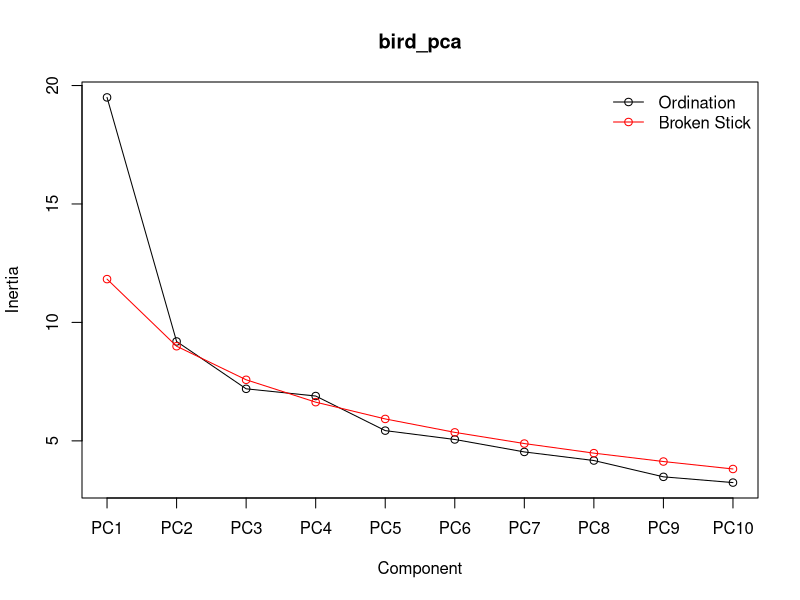
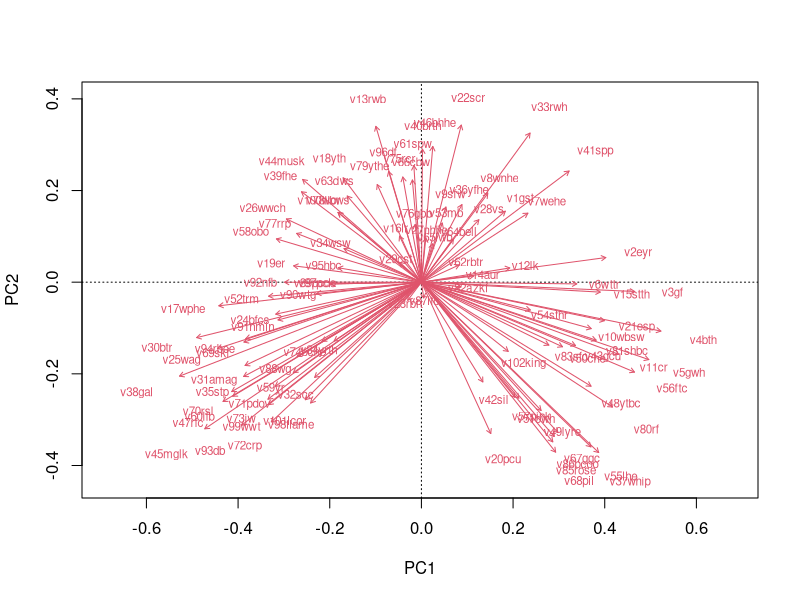
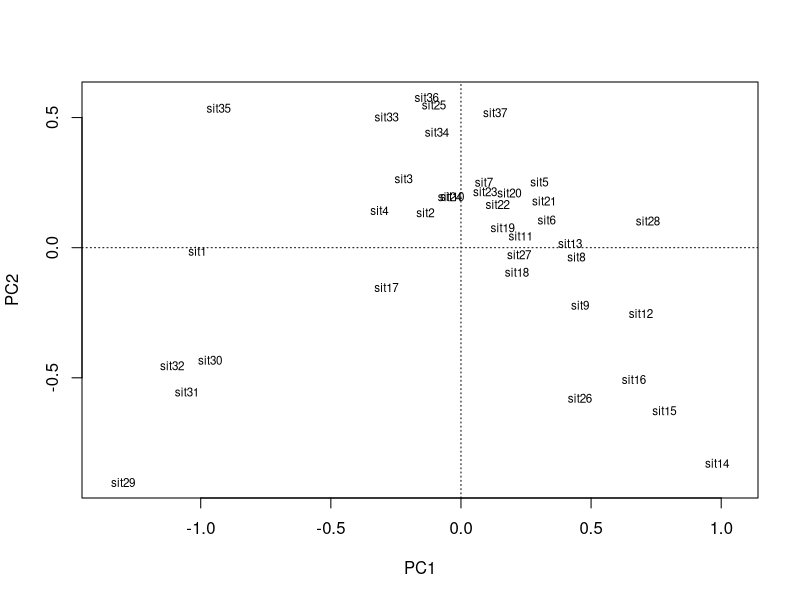
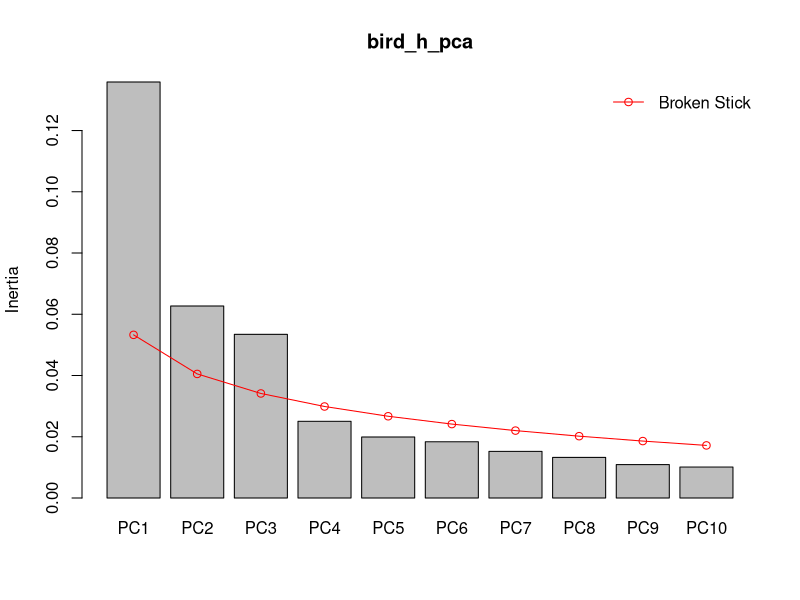
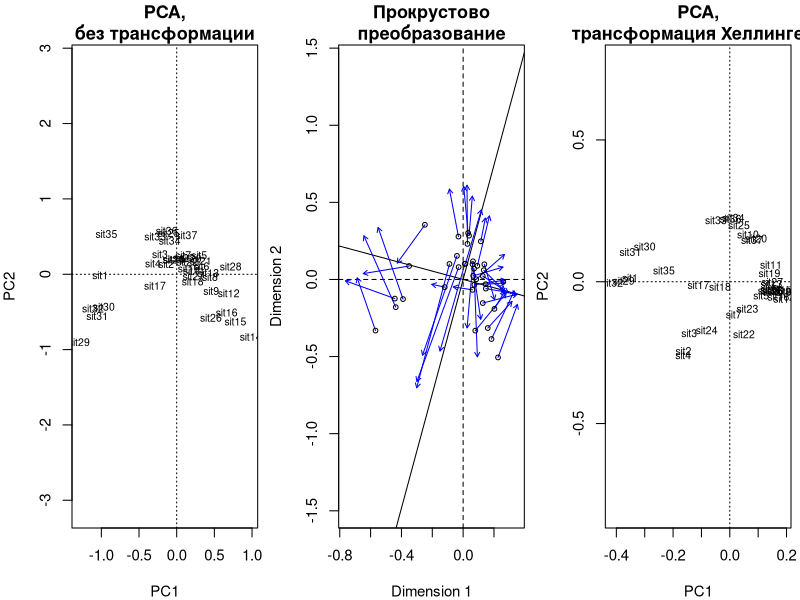
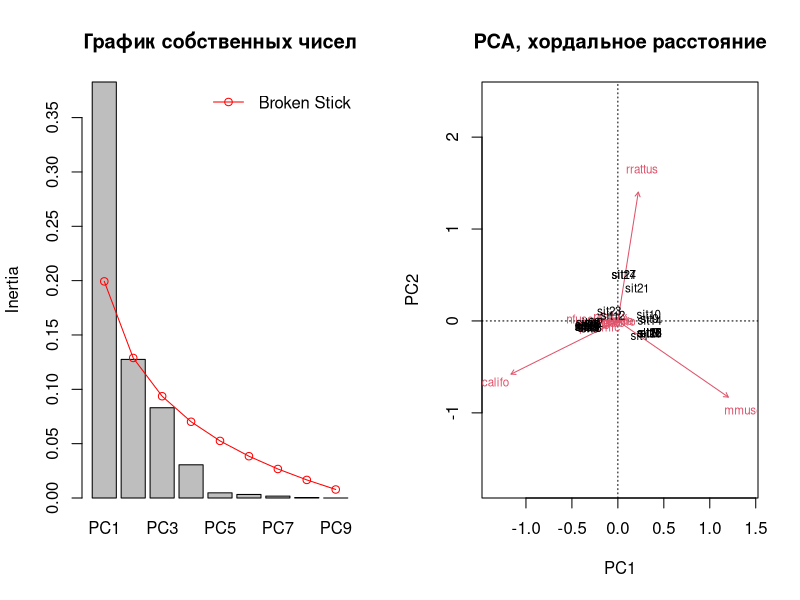
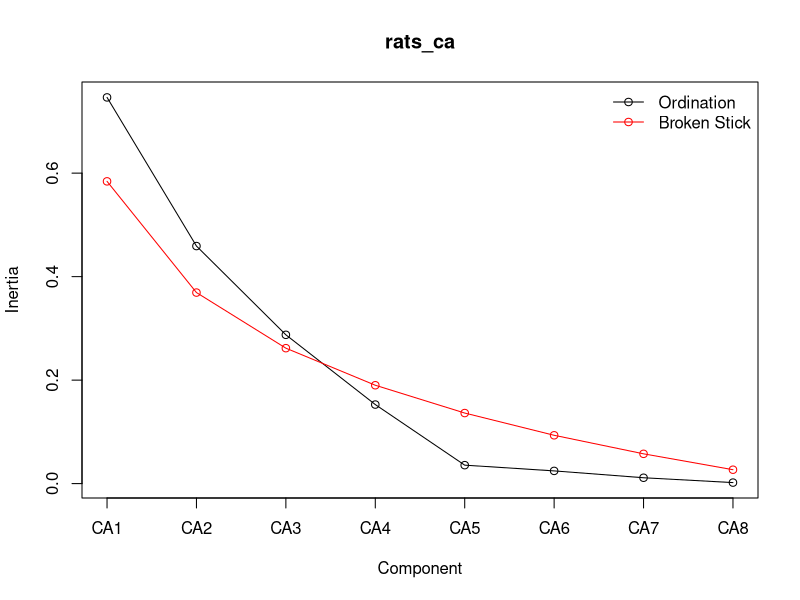
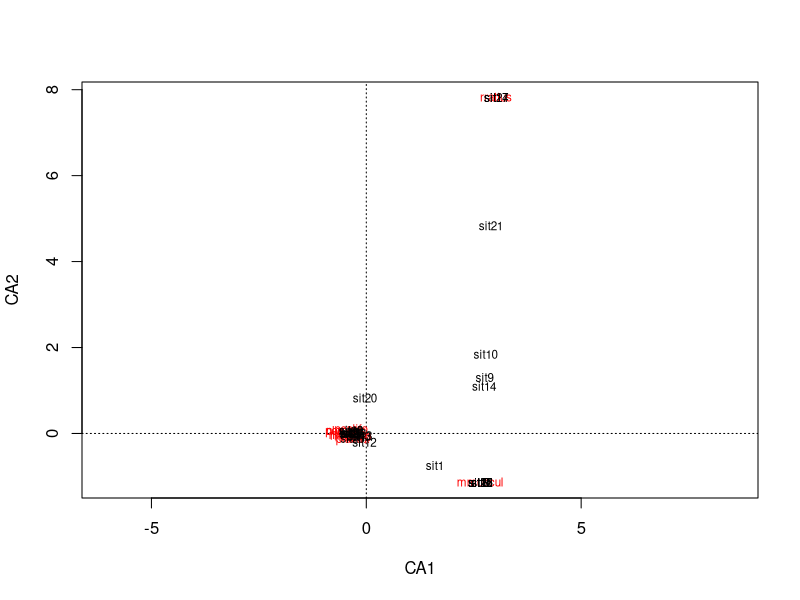

Source code (R) for these figures, in order: (Note: this script raises an error after producing the figures.)
## ---- chunk 1
# to configure markdown parsing
options(markdown.extensions = c("no_intra_emphasis", "tables", "fenced_code", "autolink", "strikethrough", "lax_spacing", "space_headers", "latex_math"))
# output options
options(width = 70, scipen = 6, digits = 3)

# to render cyrillics in plots use cairo pdf
options(device = function(file, width = 7, height = 7, ...) {
  cairo_pdf(tempfile(), width = width, height = height, ...)
  })
library(knitr)
# chunk default options
opts_chunk$set(fig.align='center', tidy = FALSE, fig.width = 7, fig.height = 3)
## ---- chunk 2
library(ggplot2)
library(grid)
theme_set(theme_bw(base_size = 16) + theme(legend.key = element_blank()))
update_geom_defaults("point", list(shape = 19, size = 4))
library(gridExtra)
## ---- chunk 3
library(readxl)
birds <- read_excel(path = "data/macnally.xlsx")
str(birds)
## ---- chunk 4
# названия переменных
colnames(birds)
## ---- chunk 5
# имена переводим в нижний регистр
colnames(birds) <- tolower(colnames(birds))
# есть ли пропущенные значения
any(!complete.cases(birds))
## ---- chunk 6
library(vegan)
bird_pca <- rda(birds[ , -c(1, 2)], scale = TRUE)
# summary(bird_pca)
screeplot(bird_pca, type = "lines", bstick = TRUE) # график собственных чисел
## ---- chunk 7
biplot(bird_pca, display = "species", scaling = 2, type = "t")
## ---- chunk 8
biplot(bird_pca, display = "sites", scaling = 1) # биплот расстояний
## ---- chunk 9
birds_h <- decostand(birds[ , -c(1, 2)], "hellinger")
birds_ch <- decostand(birds[ , -c(1, 2)], "norm") # chord distance
## ---- chunk 10
bird_h_pca <- rda(birds_h)
summary(bird_h_pca)
## ---- chunk 11
screeplot(bird_h_pca, bstick = TRUE)
## ---- chunk 12
op <- par(mfrow = c(1, 3), cex = 0.9, mar = c(4, 4, 2.5, 0.5))
biplot(bird_pca, display = "sites", scaling = 1, main = "PCA,\nбез трансформации")
plot(procrustes(bird_h_pca, bird_pca), main = "Прокрустово\nпреобразование")
biplot(bird_h_pca, display = "sites", scaling = 1, main = "PCA,\nтрансформация Хеллингера")
par(op)
## ---- chunk 13
rats <- read.csv("data/bolger1.csv")
head(rats, 2)
# имена переводим в нижний регистр
colnames(rats) <- tolower(colnames(rats))
# есть ли пропущенные значения
any(!complete.cases(rats))
## ---- chunk 14
rats_ch <- decostand(rats[ , -c(1, 2)], "norm") # chord distance
rats_ch_pca <- rda(rats_ch)
# summary(rats_ch_pca)
op <- par(mfrow = c(1, 2))
screeplot(rats_ch_pca, bstick = TRUE, main = "График собственных чисел")
biplot(rats_ch_pca, scaling = 1, main = "PCA, хордальное расстояние")
par(op)
## ---- chunk 15
rats_ca <- cca(rats[ , -c(1, 2)])
summary(rats_ca)
## ---- chunk 16
eig <- eigenvals(rats_ca)
eig/sum(eig)*100
cumsum(eig)/sum(eig)*100
## ---- chunk 17
screeplot(rats_ca, type = "lines", bstick = TRUE)
## ---- chunk 18
plot(rats_ca, scaling = 1)
## ---- chunk 19
col_ord_plot <- function(ord, scaling = 1, colvec = NULL, colfac, pch = 21, lab.cex = 1, leg.cex = 0.9, leg.pos = "bottom", ncol = 1, display.labs = TRUE, display.legend = TRUE, ...){
  if(is.null(colvec)){ # создаем вектор цветов
  ncolours <- length(levels(colfac))
  colvec <- rainbow(ncolours, s = 0.8, v = 0.9)
  }
  plot(ord, type = "n", scaling = scaling, ...) # пустой график
  # точки, раскрашенные по уровням фактора
  points(ord, display = "sites", scaling = scaling, pch = pch,
         col = colvec[colfac], bg = colvec[colfac], ...)
  if(display.labs == TRUE){ # подписи переменных
  text(ord, display = "species", scaling = scaling, cex = lab.cex)
  }
  if(display.legend == TRUE) { # легенда
  legend(x = leg.pos, legend = levels(colfac), bty = "n", pch = pch, 
         col = colvec, pt.bg = colvec, cex = leg.cex, ncol = ncol)
  }
}
## ---- chunk 20
op <- par(mfrow = c(1, 2), mar = c(4, 4, 2, 1), cex = 0.9)
col_ord_plot(ord = rats_ch_pca, colvec = c("steelblue", "red2"), 
             colfac = rats$type, leg.pos = "topleft", main = "PCA, хордальное расстояние")
col_ord_plot(ord = rats_ca, colvec = c("steelblue", "red2"), 
             colfac = rats$type, leg.pos = "topleft", main = "CA")
par(op)
## ---- chunk 21
col_ord_plot(ord = rats_ca, colvec = c("steelblue", "red2"), 
             colfac = rats$type, leg.pos = "topleft", main = "CA")
## ---- chunk 22
bird_ca <- cca(birds[ , -c(1, 2)])
op <- par(mfrow = c(1, 2), mar = c(4, 4, 0, 0.5))
col_ord_plot(ord = bird_h_pca, colfac = factor(birds$habitat), leg.pos = "bottomleft", ncol = 1, display.labs = FALSE)
col_ord_plot(ord = bird_ca, colfac = factor(birds$habitat), leg.pos = "bottomleft", ncol = 1, display.labs = FALSE)
par(op)
